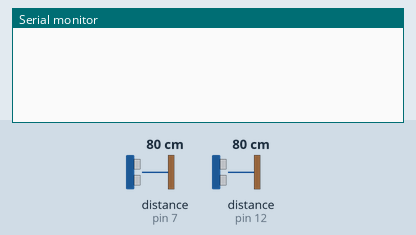
Simulated run of this sketch. Board: Arduino Uno, built with avr-gcc and run on an emulated ATmega328P. Shown: the last lines printed to the serial monitor. Wiring (inferred from the names in the program): 2 × ultrasonic range finder: trigger pin 8, echo pin 7 / trigger pin 13, echo pin 12. The test bench sets the inputs (shaded band); at power-on: distance to the obstacle (sensors on pin 7, pin 12) 80 cm. The echo pulse lasts 58.3 µs per cm.

Above: at 1.8 s.
1.9 s: distance to the obstacle (sensor on pin 7) set to 23 cm
3.4 s: distance to the obstacle (sensor on pin 7) set to 19 cm
At 5.5 s:
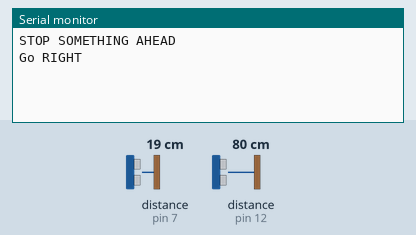
5.8 s: distance to the obstacle (sensor on pin 12) set to 23 cm
7.3 s: distance to the obstacle (sensor on pin 12) set to 19 cm
At 7.6 s:
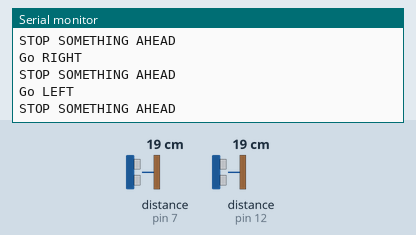

The sketch:

obstacle.ino
```cpp
#define trigPin 13
#define echoPin 12
#define echoPin2 7
#define trigPin2 8

void setup()
{
  Serial.begin(9600);
  pinMode(trigPin, OUTPUT);
  pinMode(echoPin, INPUT);
  pinMode(trigPin2, OUTPUT);
  pinMode(echoPin2, INPUT);
}

void loop()
{
  long duration,duration2, cm, cm2;
  digitalWrite(trigPin, LOW);
  delayMicroseconds(2);
  digitalWrite(trigPin, HIGH);
  delayMicroseconds(10);
  digitalWrite(trigPin, LOW);
  duration = pulseIn(echoPin, HIGH);
  cm = (duration/2)/29.1;
  digitalWrite(trigPin2, LOW);
  delayMicroseconds(2);
  digitalWrite(trigPin2, HIGH);
  delayMicroseconds(10);
  digitalWrite(trigPin2, LOW);
  duration2 = pulseIn(echoPin2, HIGH);
  cm2 = (duration2/2)/29.1;

  if(cm < 20 || cm > 320)
  {
    stop();
    delay(30);
    go_left();
    delay(20);
  }
  if(cm2 < 20 || cm2 > 320)
  {
    stop();
    delay(300);
    go_right();
    delay(2000);
  }
  if(cm2<20 && cm<20)
  {
    stop();
  }
  else
  {

    delay(1000);
  }
}


void stop()
{
  Serial.println("STOP SOMETHING AHEAD ");
}

void go_left()
{
  Serial.println("Go LEFT");
}
void go_right()
{
  Serial.println("Go RIGHT");
}
```

Measured:
- the behaviour switches between 21 and 20 cm on distance to the obstacle (sensor on pin 7) (found by bisection; images 0 and 1)
- the behaviour switches between 21 and 20 cm on distance to the obstacle (sensor on pin 12) (found by bisection; images 1 and 2)
- after the input at 3.4 s, the serial monitor: prints a new line after 0.64 s (image 1)
- after the input at 7.3 s, the serial monitor: prints a new line after 0.08 s (image 2)
